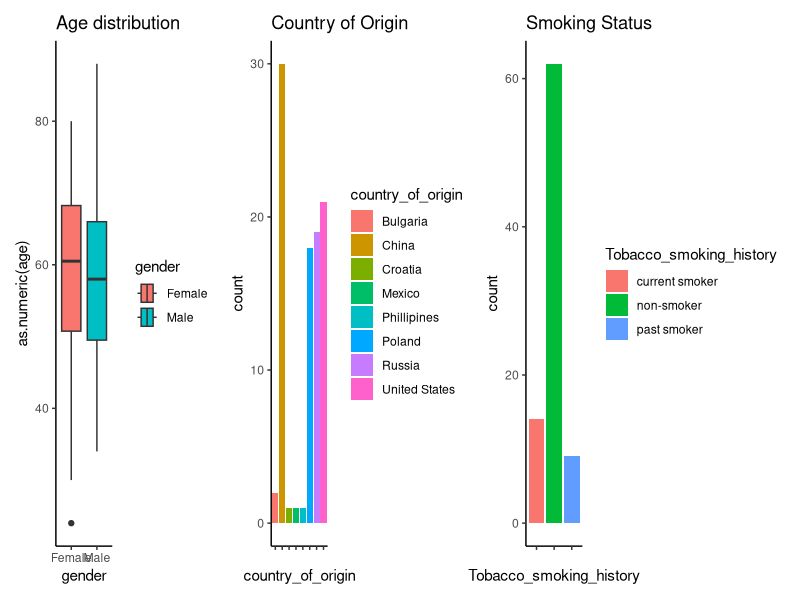

R code for this plot:
#Demographics

library(ggplot2)
library(dplyr)
library(patchwork)

sampInfo <- read.csv("sampInfo.csv")
GBM_meta <- read.csv("GBM_metainfo.csv")
#Age distribution by gender

p2<-sampInfo %>% ggplot(aes(as.numeric(age),gender)) +
  geom_boxplot(aes(fill=gender)) +
  labs(title= "Age distribution", xlab = "Gender", ylab = "Age") +
  coord_flip() +
  theme(panel.grid.major = element_blank(), 
        panel.grid.minor = element_blank(),
        panel.background = element_blank(),
        axis.line = element_line(colour = "black"))

# Country of origin
p3<-sampInfo %>%
  filter(!is.na(country_of_origin)) %>%
  ggplot(aes(country_of_origin)) +
  geom_bar(aes(fill =country_of_origin)) +
  labs(title = "Country of Origin", xlab ="Countries") + 
  theme(axis.text.x=element_blank(),
        panel.grid.major = element_blank(), 
        panel.grid.minor = element_blank(),
        panel.background = element_blank(),
        axis.line = element_line(colour = "black"))

# Smoking status

p4<-GBM_meta %>% 
  filter(!is.na(Tobacco_smoking_history)) %>%
  ggplot(aes(Tobacco_smoking_history)) +
  geom_bar(aes(fill= Tobacco_smoking_history)) +
  labs(title = "Smoking Status") +
  theme(axis.text.x=element_blank(),
        panel.grid.major = element_blank(), 
        panel.grid.minor = element_blank(),
        panel.background = element_blank(),
        axis.line = element_line(colour = "black"))
  
png("Demographics.png", height = 500, width = 800)
p2+p3+p4
dev.off()